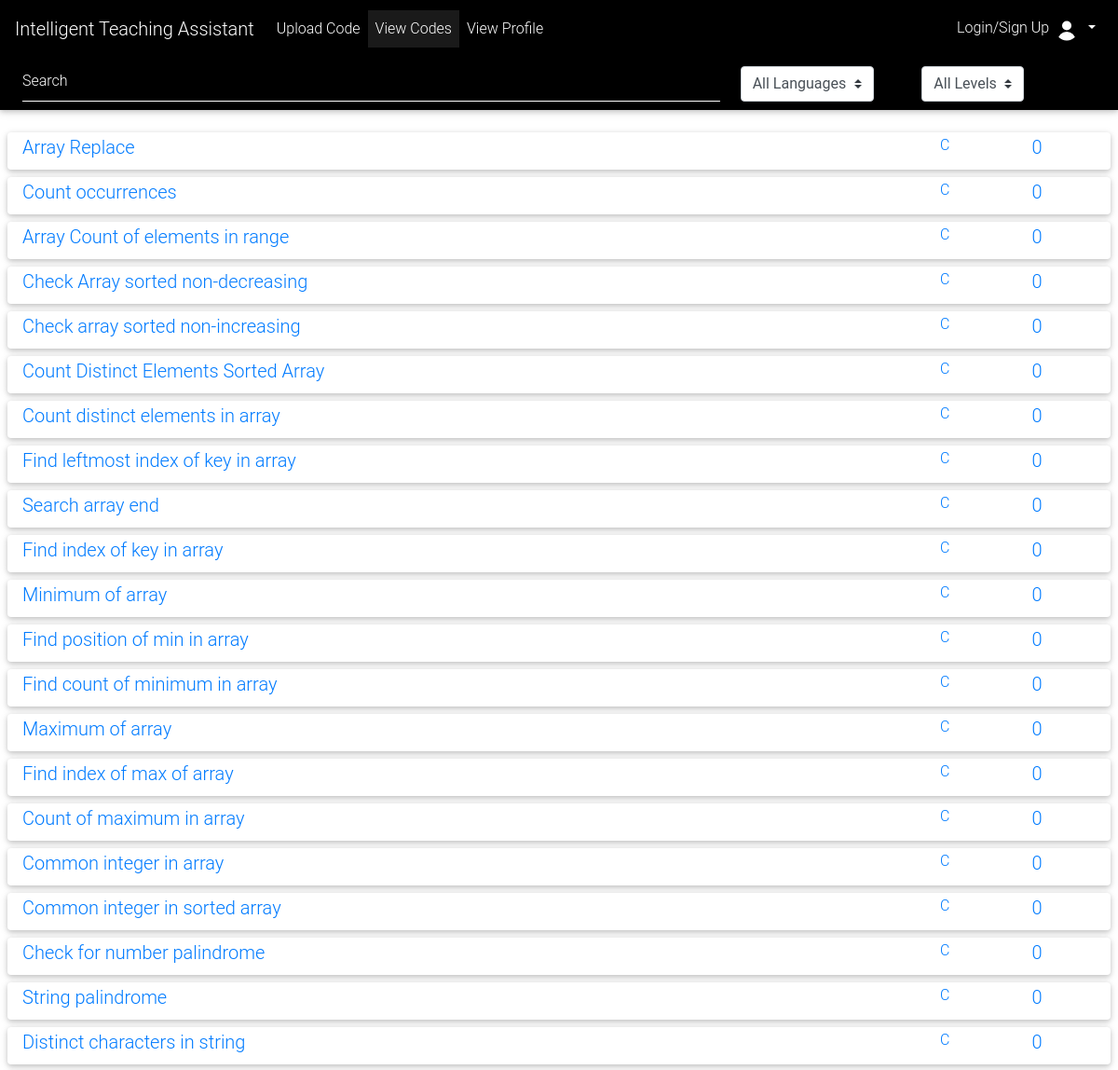
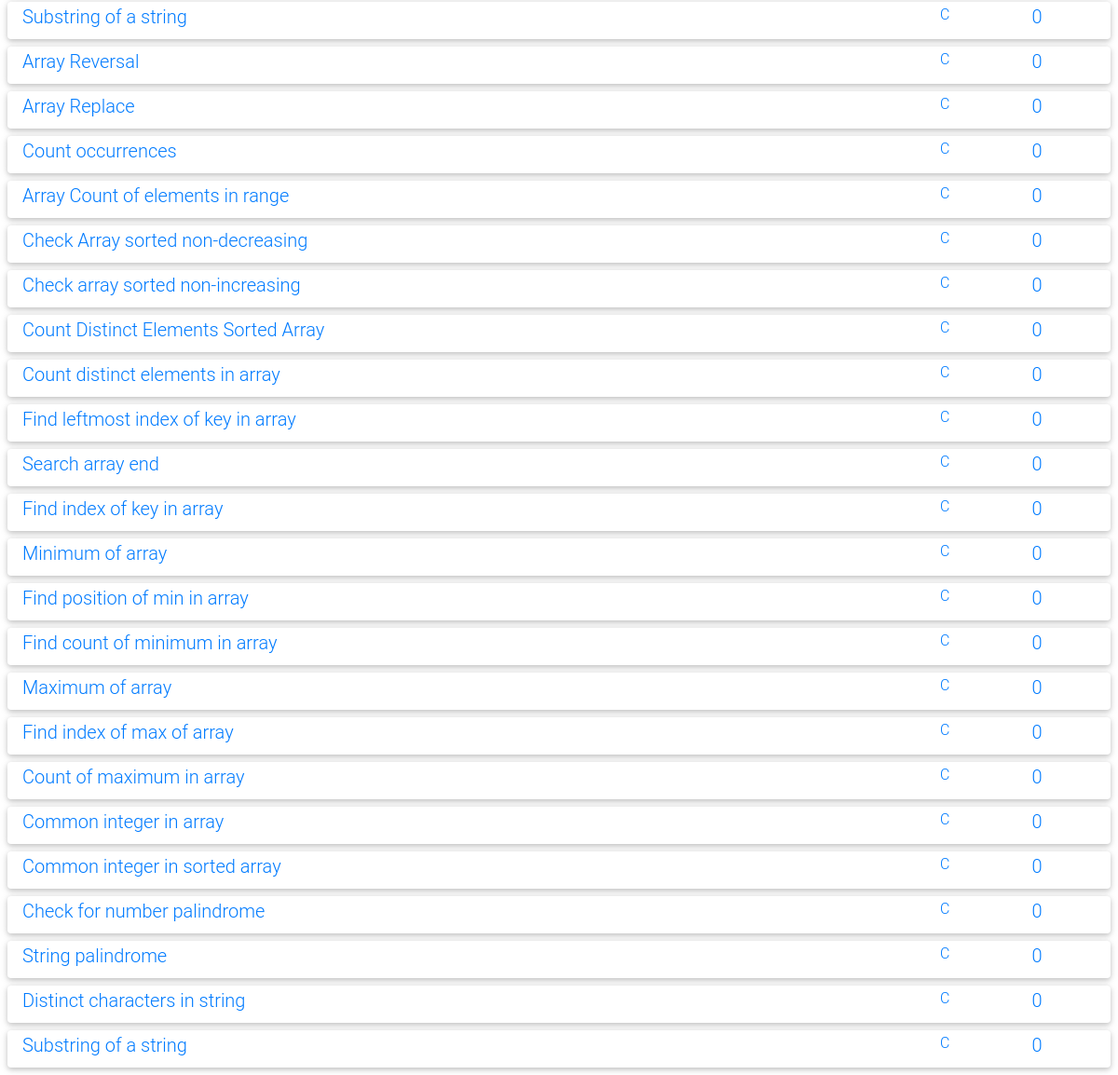
The page / on the database its author committed (2 pictures, top to bottom).
### tables this page shows
CREATE TABLE Codes (poster TEXT, filename TEXT, description TEXT, lang TEXT);

### server.py (the view)
@app.route("/")
def showAll():
    username = request.cookies.get("user", "Login/Sign Up").split("@")[0]
    items = prepareAll(username, '','')
    resp = make_response(render_template('showResources.html', items =items, username=username))
    return (resp)

### server.py (called while the page is built)
def convertToDict(x):
    obj = {}
    obj['filename'] = x[0]
    obj['title'] = x[1]
    if len(x)>2:
        obj['difficulty'] = round(x[2],3)
        if len(x)>3:
            obj['lang'] = code_to_mode[x[3]]
    return obj

### templates/showResources.html (shortened to what this page needs)
<!DOCTYPE html>
<html>
<head>
    <link href="{{ url_for('static',filename = 'css/bootstrap.min.css')}}" rel="stylesheet">
    <link href="{{ url_for('static',filename = 'css/mdb.min.css')}}" rel="stylesheet">
    <link href="{{ url_for('static',filename = 'css/style.css')}}" rel="stylesheet">
</head>
<body>
<nav class="navbar navbar-expand-lg navbar-dark black lighten-1">
    <a class="navbar-brand" href="#">Intelligent Teaching Assistant</a>
    <div class="collapse navbar-collapse" id="navbarSupportedContent-555">
        <ul class="navbar-nav mr-auto">
            <li class="nav-item">
                <a class="nav-link" href="/upload">Upload Code</a>
            </li>
            <li class="nav-item active">
                <a class="nav-link" href="#"><span class="sr-only">(current)</span>View Codes</a>
            </li>
            <li class="nav-item">
              <a class="nav-link" href="/profile">View Profile</a>
          </li>
        </ul>
        <ul class="navbar-nav ml-auto nav-flex-icons">
            <li class="nav-item avatar dropdown">
                <a class="nav-link dropdown-toggle" id="navbarDropdownMenuLink-55" data-toggle="dropdown"
                   aria-haspopup="true"
                   aria-expanded="false">
                    <span id="userName" style="color:white">{{username}}</span>
                    <img height="30px" width="30px" src="{{ url_for('static',filename = 'user-white.svg')}}"
                         class="rounded-circle z-depth-0" alt="avatar image">
                </a>
            </li>
        </ul>
    </div>
</nav>
<nav class="navbar navbar-expand-lg navbar-dark black lighten-2 mb-4">
    <div class="collapse navbar-collapse  w-100" id="navbarSupportedContent">
        <form class="form-inline w-100 navbar-nav row">
            <div class="nav-inline-text col-sm-8">
            <div class="md-form my-0 w-100">
                <input class="form-control w-100" type="text"  aria-label="Search" id="search" placeholder="Search"
                       onkeyup="searchCont()"/>
            </div>
            </div>
            <div class="nav-item dropdown col-sm-2">
        <select class="browser-default custom-select" id="lang_op" onchange="searchCont()">
        <option selected value="">All Languages</option>
    </select>
                </div>
                <div class="nav-item dropdown col-sm-2">
                    <select class="browser-default custom-select" id="diff_op" onchange="searchCont()">
                    <option selected value="">All Levels</option>
                </select>
                            </div>
        </form>
    </div>
</nav>
<div id='resources'>
    {% for item in items %}
    <a href="/showCode?filename={{item.filename}}&difficulty={{item.difficulty}}">
        <div class = 'px-3 m-2 py-1 card' >
        <div class='row'>
            <div class="col-sm-10"><h5 >{{item.title}}</h5></div>
            <div class="col-sm-1"><h6>{{item.lang}}</h6></div>
            <div class="col-sm-1"><h5>{{item.difficulty}}</h5></div>
        </div>
            </div>
    </a>
    {% endfor %}
</div>
</body>
</html>

### rows shown on the page
Codes: title "Array Replace", lang "C", difficulty "0"
Codes: title "Count occurrences", lang "C", difficulty "0"
Codes: title "Array Count of elements in range", lang "C", difficulty "0"
Codes: title "Check Array sorted non-decreasing", lang "C", difficulty "0"
Codes: title "Check array sorted non-increasing", lang "C", difficulty "0"
Codes: title "Count Distinct Elements Sorted Array", lang "C", difficulty "0"
Codes: title "Count distinct elements in array", lang "C", difficulty "0"
Codes: title "Find leftmost index of key in array", lang "C", difficulty "0"
Codes: title "Search array end", lang "C", difficulty "0"
Codes: title "Find index of key in array", lang "C", difficulty "0"
Codes: title "Minimum of array", lang "C", difficulty "0"
Codes: title "Find position of min in array", lang "C", difficulty "0"
Codes: title "Find count of minimum in array", lang "C", difficulty "0"
Codes: title "Maximum of array", lang "C", difficulty "0"
Codes: title "Find index of max of array", lang "C", difficulty "0"
Codes: title "Count of maximum in array", lang "C", difficulty "0"
Codes: title "Common integer in array", lang "C", difficulty "0"
Codes: title "Common integer in sorted array", lang "C", difficulty "0"
Codes: title "Check for number palindrome", lang "C", difficulty "0"
Codes: title "String palindrome", lang "C", difficulty "0"
Codes: title "Distinct characters in string", lang "C", difficulty "0"
Codes: title "Substring of a string", lang "C", difficulty "0"
Codes: title "Array Reversal", lang "C", difficulty "0"

### other values the page prints
{{ username }} "Login/Sign Up"
